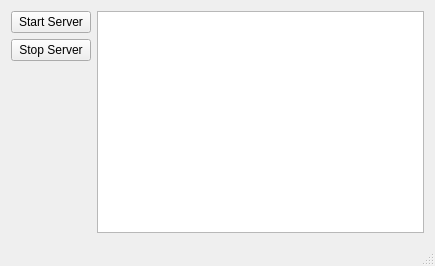
<?xml version="1.0" encoding="UTF-8"?>
<ui version="4.0">
 <class>MainWindow</class>
 <widget class="QMainWindow" name="MainWindow">
  <property name="geometry">
   <rect>
    <x>0</x>
    <y>0</y>
    <width>435</width>
    <height>266</height>
   </rect>
  </property>
  <property name="windowTitle">
   <string>Remote Mouse Server</string>
  </property>
  <widget class="QWidget" name="centralWidget">
   <property name="sizePolicy">
    <sizepolicy hsizetype="Maximum" vsizetype="Maximum">
     <horstretch>0</horstretch>
     <verstretch>0</verstretch>
    </sizepolicy>
   </property>
   <layout class="QHBoxLayout" name="horizontalLayout_2">
    <item>
     <layout class="QVBoxLayout" name="verticalLayout">
      <item>
       <widget class="QPushButton" name="button_start">
        <property name="text">
         <string>Start Server</string>
        </property>
       </widget>
      </item>
      <item>
       <widget class="QPushButton" name="button_stop">
        <property name="text">
         <string>Stop Server</string>
        </property>
       </widget>
      </item>
      <item>
       <spacer name="verticalSpacer">
        <property name="orientation">
         <enum>Qt::Vertical</enum>
        </property>
        <property name="sizeHint" stdset="0">
         <size>
          <width>20</width>
          <height>40</height>
         </size>
        </property>
       </spacer>
      </item>
     </layout>
    </item>
    <item>
     <widget class="QTableView" name="table_clients">
      <property name="cornerButtonEnabled">
       <bool>false</bool>
      </property>
     </widget>
    </item>
   </layout>
  </widget>
  <widget class="QStatusBar" name="statusBar"/>
 </widget>
 <layoutdefault spacing="6" margin="11"/>
 <resources/>
 <connections/>
</ui>
